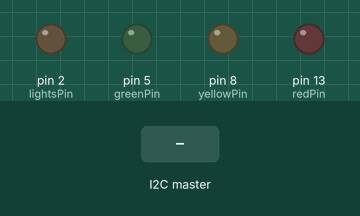
Recording of a sketch running on a simulated Arduino Uno, built with avr-gcc and run on an emulated ATmega328P. Parts: output pins drawn as LEDs (lit = HIGH). Inputs (shaded band) come from the test bench.

Above: at 1.2 s.
1.3 s: the I2C master sends "y"
At 2.5 s:
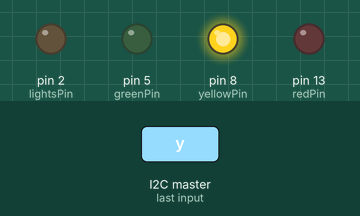
2.8 s: the I2C master sends "r"
At 3.7 s:
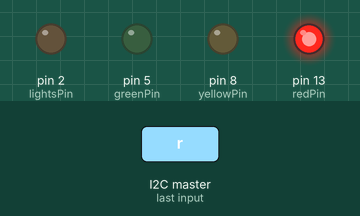
4.3 s: the I2C master sends "g"
At 4.8 s:
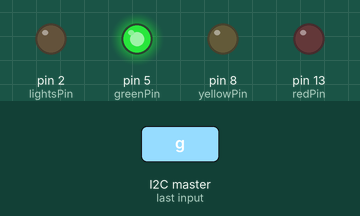
Timing chart, 0 to 7.3 s (numbered marks = the images above; inputs shaded):
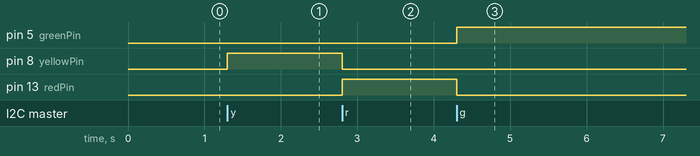

Measured:
- after the input at 1.3 s, pin 8 (yellowPin): LOW → HIGH at once
- after the input at 2.8 s, pin 8 (yellowPin): HIGH → LOW at once; pin 13 (redPin): LOW → HIGH at once
- after the input at 4.3 s, pin 5 (greenPin): LOW → HIGH at once; pin 13 (redPin): HIGH → LOW at once

The sketch:

EndNode.ino
```cpp
#include <Wire.h>

#define SLAVE_ADDRESS 20
#define STRING_BUFF_SIZE 10

int recivedSignal = 0;
int redPin = 13;
int yellowPin = 8;
int greenPin = 5;
int pirPin = 3;
int buttonPin = 4;
int lightsPin = 2;


void receiveEvent(int bytes) {
  char receivedChars[STRING_BUFF_SIZE];
  byte stringIndex = 0;

  while (Wire.available()) {
    char receivedChar = Wire.read();

    if(stringIndex < STRING_BUFF_SIZE - 1)
    {
      receivedChars[stringIndex] = receivedChar;
      stringIndex++;
    }
  }
  receivedChars[stringIndex] = '\0';

  //Converting received chars to a string
  String msg = String(receivedChars);

  if(msg == "off")
  {
    digitalWrite(redPin, LOW);
    digitalWrite(yellowPin, LOW);
    digitalWrite(greenPin, LOW);
  }
  else if(msg == "y")
  {
    digitalWrite(redPin, LOW);
    digitalWrite(yellowPin, HIGH);
    digitalWrite(greenPin, LOW);
  }
  else if(msg == "r")
  {
    digitalWrite(redPin, HIGH);
    digitalWrite(yellowPin, LOW);
    digitalWrite(greenPin, LOW);
  }
  else if(msg == "g")
  {
    digitalWrite(redPin, LOW);
    digitalWrite(yellowPin, LOW);
    digitalWrite(greenPin, HIGH);
  }
  else if(msg == "r_y")
  {
    digitalWrite(redPin, HIGH);
    digitalWrite(yellowPin, HIGH);
    digitalWrite(greenPin, LOW);
  }
  else if(msg == "lon") // Lights ON
  {
    digitalWrite(lightsPin, HIGH);
  }
  else if(msg == "loff") // Lights OFF
  {
    digitalWrite(lightsPin, LOW);
  }

}

void sendRequestedSignals(){
  const char* emergencySignalChar = digitalRead(buttonPin) ? "1" : "0";
  const char* lightsSignalChar = digitalRead(pirPin) ? "1": "0";
  Wire.write(emergencySignalChar);
  Wire.write(lightsSignalChar);
}

void setup() {
  Serial.begin(9600);

  pinMode(redPin, OUTPUT);
  pinMode(yellowPin, OUTPUT);
  pinMode(greenPin, OUTPUT);
  pinMode(lightsPin, OUTPUT);

  pinMode(pirPin, INPUT);
  pinMode(buttonPin, INPUT);

  pinMode(LED_BUILTIN, OUTPUT);

  Wire.begin(SLAVE_ADDRESS);
  Wire.onReceive(receiveEvent);
  Wire.onRequest(sendRequestedSignals);
}


void loop() {
  delay(1000);
}
```
